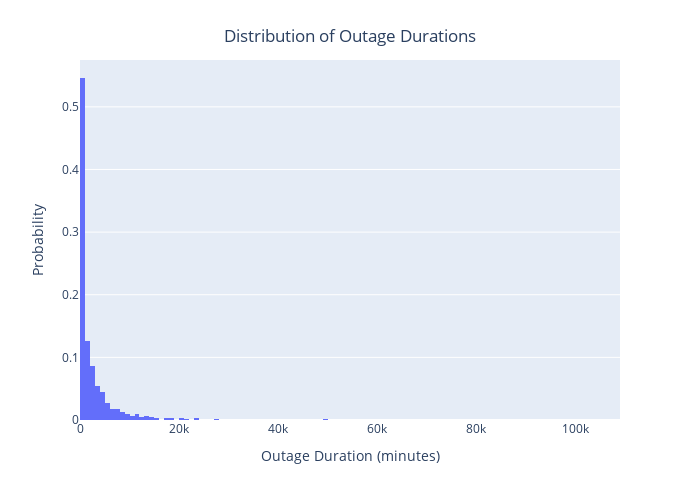

The notebook cell saved with this chart:
### Code cell
# Univariate analysis, looking at the distribution of Outage Durations over time
fig = px.histogram(outages, x='OUTAGE.DURATION', histnorm='probability')

fig.update_layout(
    title={
        'text': "Distribution of Outage Durations",
        'x': 0.5,  
        'xanchor': 'center', 
        'yanchor': 'top'
    },
    xaxis_title='Outage Duration (minutes)',   
    yaxis_title='Probability',
    width=700, 
    height=500)

fig.show()
fig.to_html(full_html=False, include_plotlyjs='cdn')
fig.write_html("output.html", full_html=False, include_plotlyjs='cdn')

### Figure 1 — Plotly figure (JSON) as saved in the notebook; plotly's stock layout.template omitted (floating-point values rounded to 4 significant figures; data arrays with more than 128 entries replaced by an {"elided": "..."} marker saying what was removed)
{"data": [{"alignmentgroup": "True", "bingroup": "x", "histnorm": "probability", "hovertemplate": "OUTAGE.DURATION=%{x}<br>probability=%{y}<extra></extra>", "legendgroup": "", "marker": {"color": "#636efa", "pattern": {"shape": ""}}, "name": "", "offsetgroup": "", "orientation": "v", "showlegend": false, "type": "histogram", "x": {"elided": "1534 int values"}, "xaxis": "x", "yaxis": "y"}], "layout": {"barmode": "relative", "height": 500, "legend": {"tracegroupgap": 0}, "margin": {"t": 60}, "title": {"text": "Distribution of Outage Durations", "x": 0.5, "xanchor": "center", "yanchor": "top"}, "width": 700, "xaxis": {"anchor": "y", "domain": [0, 1], "title": {"text": "Outage Duration (minutes)"}}, "yaxis": {"anchor": "x", "domain": [0, 1], "title": {"text": "Probability"}}}}
